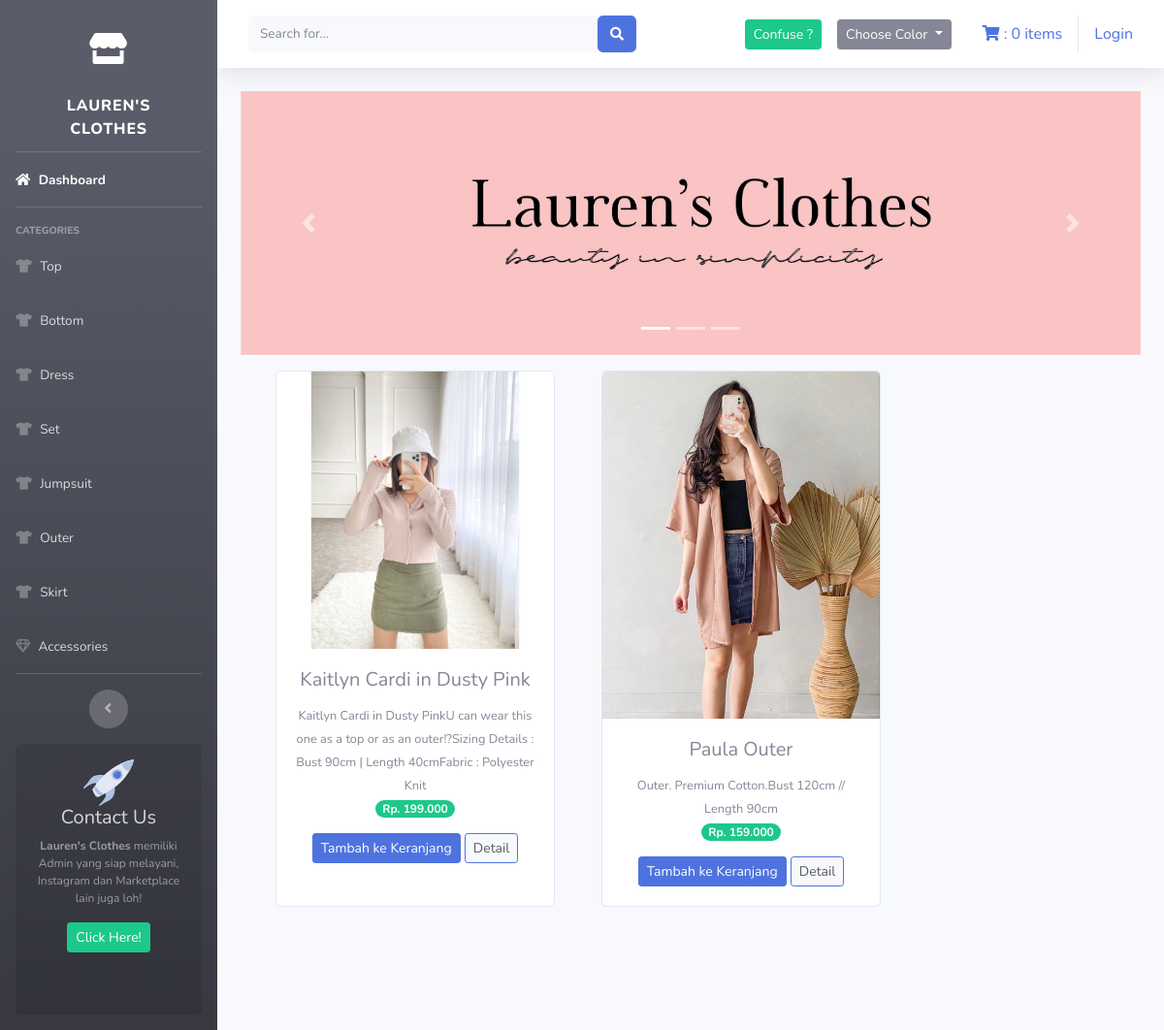
/index.php/kategori/outer, run on the app's committed database.
### tables this page shows
CREATE TABLE `tb_barang` (
  `id_brg` int(11) NOT NULL,
  `nama_brg` varchar(120) NOT NULL,
  `keterangan` varchar(512) NOT NULL,
  `kategori` varchar(60) NOT NULL,
  `harga` int(11) NOT NULL,
  `stok` int(11) NOT NULL,
  `gambar` text NOT NULL,
  `warna` varchar(120) NOT NULL,
  `r_kenyamanan` int(11) NOT NULL,
  `r_harga` int(11) NOT NULL,
  `r_formalitas` int(11) NOT NULL,
  `c_review` int(11) NOT NULL DEFAULT 1
);

### application/controllers/kategori.php (called while the page is built, shortened)
<?php
class Kategori extends CI_Controller{
    public function outer(){
        $data['outer']= $this->model_kategori->data_outer()->result();
        $this->load->view('templates/header');
        $this->load->view('templates/sidebar');
        $this->load->view('kategori/outer', $data);
        $this->load->view('templates/footer');
    }
}

### index.php (called while the page is built, shortened)
<?php
require_once BASEPATH.'core/CodeIgniter.php';

### application/models/model_kategori.php (called while the page is built, shortened)
<?php
class Model_kategori extends CI_Model{
    public function data_outer(){
        return $this->db->get_where("tb_barang", array('kategori'=>'outer'));
    }
}

### application/views/kategori/outer.php (the view, shortened to what this page needs)
<div class="container-fluid">
    <div id="carouselExampleIndicators" class="carousel slide" data-bs-ride="carousel">
        <ol class="carousel-indicators">
            <li type="button" data-bs-target="#carouselExampleIndicators" data-bs-slide-to="0" class="active"></li>
            <li type="button" data-bs-target="#carouselExampleIndicators" data-bs-slide-to="1"></li>
            <li type="button" data-bs-target="#carouselExampleIndicators" data-bs-slide-to="2"></li>
        </ol>
        <div class="carousel-inner">
            <div class="carousel-item active">
                <img src="<?php echo base_url('assets/img/slider0.jpg') ?>" class="d-block w-100" alt="...">
            </div>
        </div>
        <a class="carousel-control-prev" href="#carouselExampleIndicators" role="button" data-slide="prev">
            <span class="carousel-control-prev-icon" aria-hidden="true"></span>
        </a>
        <a class="carousel-control-next" href="#carouselExampleIndicators" role="button" data-slide="next">
            <span class="carousel-control-next-icon" aria-hidden="true"></span>
        </a>
    </div>
    <div class="row text-center mt-3">
        <?php foreach ($outer as $brg) : ?>
            <div class="card ml-5 mb-4" style="width: 18rem;">
                <img src="<?php echo base_url() . '/uploads/' . $brg->gambar ?>" class="card-img-top" alt="...">
                <div class="card-body">
                    <h5 class="card-title"><?php echo $brg->nama_brg ?></h5>
                    <small><?php echo $brg->keterangan ?></small><br>
                    <span class="badge badge-pill badge-success mb-3">Rp. <?php echo number_format($brg->harga, 0, ',', '.')  ?></span> <br>
                    <?php echo anchor(
                        'dashboard/tambah_ke_keranjang/' . $brg->id_brg,
                        '<div class="btn btn-sm btn-primary">Tambah ke Keranjang</div>'
                    ) ?>
                    <?php echo anchor(
                        'dashboard/detail/' . $brg->id_brg,
                        '<div class="btn btn-sm btn-primary bg-light text-dark">Detail</div>'
                    ) ?>
                </div>
            </div>
        <?php endforeach ?>
    </div>
</div>

### data on the page
tb_barang: gambar (picture), nama_brg "Kaitlyn Cardi in Dusty Pink", keterangan "Kaitlyn Cardi in Dusty PinkU can wear this one as a top or as an outer!?Sizing Details : Bust 90cm | Length 40cmFabric : Polyester Knit", harga "199.000", id_brg "Tambah ke Keranjang", id_brg "Detail"
tb_barang: gambar (picture), nama_brg "Paula Outer", keterangan "Outer. Premium Cotton.Bust 120cm // Length 90cm", harga "159.000", id_brg "Tambah ke Keranjang", id_brg "Detail"

### other printed values
$this->cart->total_items() "0"
anchor('auth/login', 'Login') "Login"
